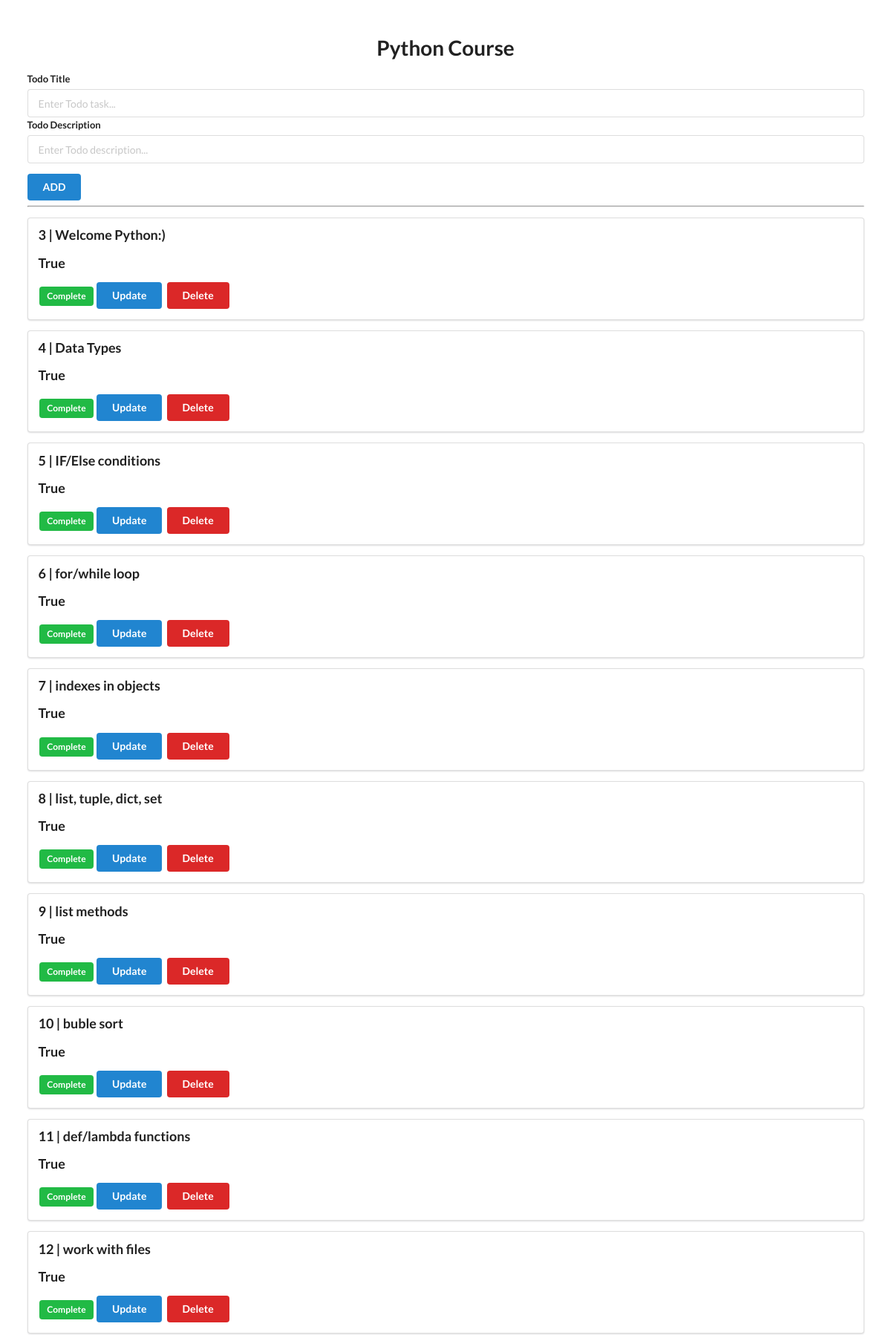
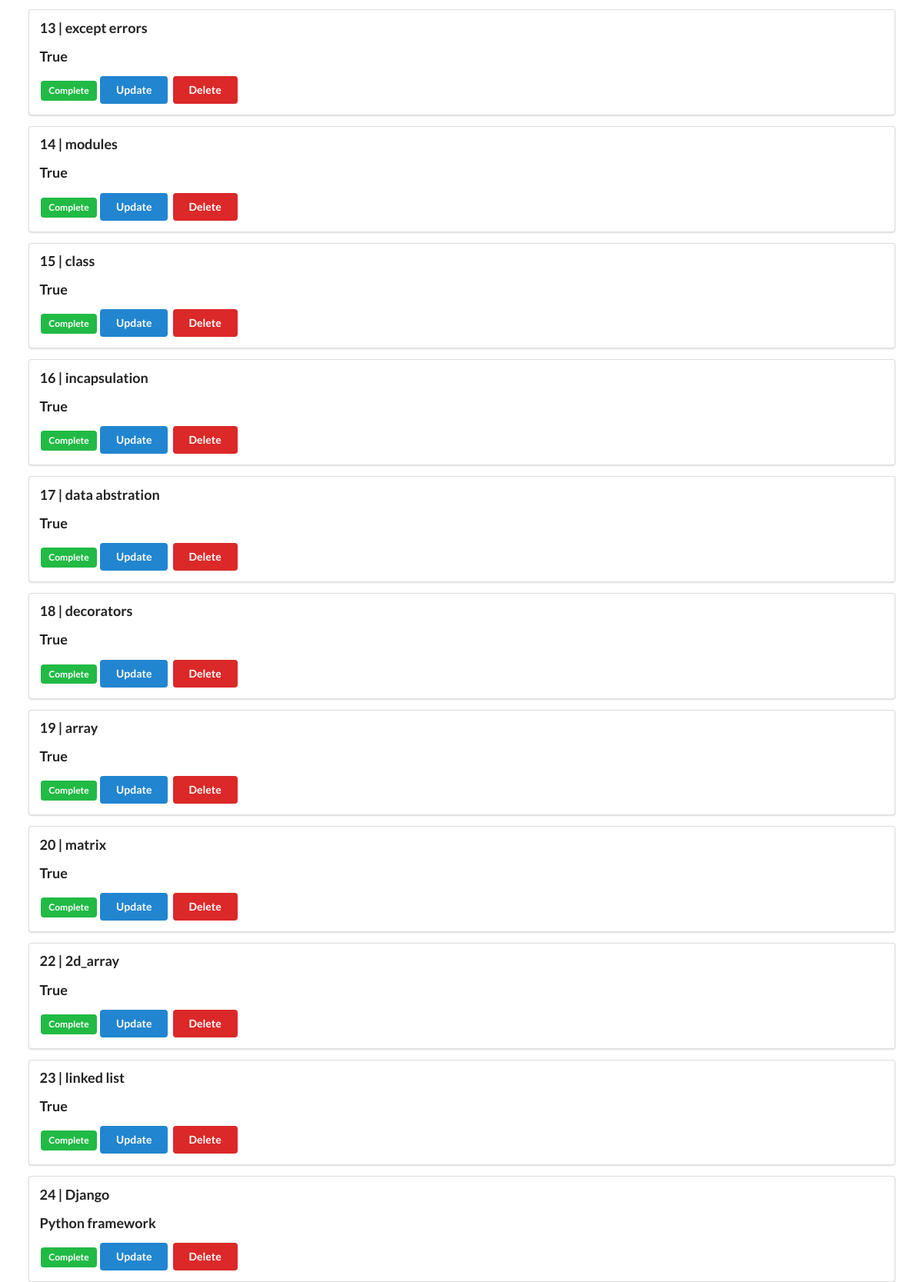
The page / on the database its author committed (2 pictures, top to bottom).
### djaz/models.py (models this page shows, shortened)
class Todo(models.Model):
    title = models.CharField(max_length=350)
    details = models.TextField(default=True)
    complete = models.BooleanField(default=False)
    date = models.DateTimeField(default=timezone.now)

### djaz/views.py (the view)
# urls.py: path('', views.index, name='index'),
def index(request):
    todos = Todo.objects.all()
    return render(request, 'base.html', {'todo_list': todos})

### djaz/templates/base.html (shortened to what this page needs)
<!DOCTYPE html>
<html lang="en">
<head>
    <link rel="stylesheet" href="https://cdn.jsdelivr.net/npm/semantic-ui@2.4.2/dist/semantic.min.css">
</head>
<body>
    <div style="margin-top: 50px;" class="ui container">
        <h1 class="ui center aligned header">Python Course</h1>
        <form class="ui form" action="/add" method="post">
            <div class="field">
                <label>Todo Title</label>
                <input type="text" name="title" placeholder="Enter Todo task...">
                <label>Todo Description</label>
                <input type="text" name="details" placeholder="Enter Todo description...">
                <br/>
            </div>
            <button class="ui blue button" type="submit">ADD</button>
        </form>
        <hr/>
        {% for todo in todo_list %}
        <div class="ui segment">
            <p class="ui big header">{{ todo.id }} | {{ todo.title }}</p>
            <p class="ui big header">{{ todo.details }}</p>
            {% if todo.complete == False %}
            <span class="ui gray label">Not Complete</span>
            {% else %}
            <span class="ui green label">Complete</span>
            {% endif %}
            <a class="ui blue button" href="/update/{{ todo.id }}">Update</a>
            <a class="ui red button" href="/delete/{{ todo.id }}">Delete</a>
        </div>
        {% endfor %}
    </div>
</body>
</html>

### rows shown on the page
Todo: id "3", title "Welcome Python:)", details "True", complete "Complete"
Todo: id "4", title "Data Types", details "True", complete "Complete"
Todo: id "5", title "IF/Else conditions", details "True", complete "Complete"
Todo: id "6", title "for/while loop", details "True", complete "Complete"
Todo: id "7", title "indexes in objects", details "True", complete "Complete"
Todo: id "8", title "list, tuple, dict, set", details "True", complete "Complete"
Todo: id "9", title "list methods", details "True", complete "Complete"
Todo: id "10", title "buble sort", details "True", complete "Complete"
Todo: id "11", title "def/lambda functions", details "True", complete "Complete"
Todo: id "12", title "work with files", details "True", complete "Complete"
Todo: id "13", title "except errors", details "True", complete "Complete"
Todo: id "14", title "modules", details "True", complete "Complete"
Todo: id "15", title "class", details "True", complete "Complete"
Todo: id "16", title "incapsulation", details "True", complete "Complete"
Todo: id "17", title "data abstration", details "True", complete "Complete"
Todo: id "18", title "decorators", details "True", complete "Complete"
Todo: id "19", title "array", details "True", complete "Complete"
Todo: id "20", title "matrix", details "True", complete "Complete"
Todo: id "22", title "2d_array", details "True", complete "Complete"
Todo: id "23", title "linked list", details "True", complete "Complete"
Todo: id "24", title "Django", details "Python framework", complete "Complete"
